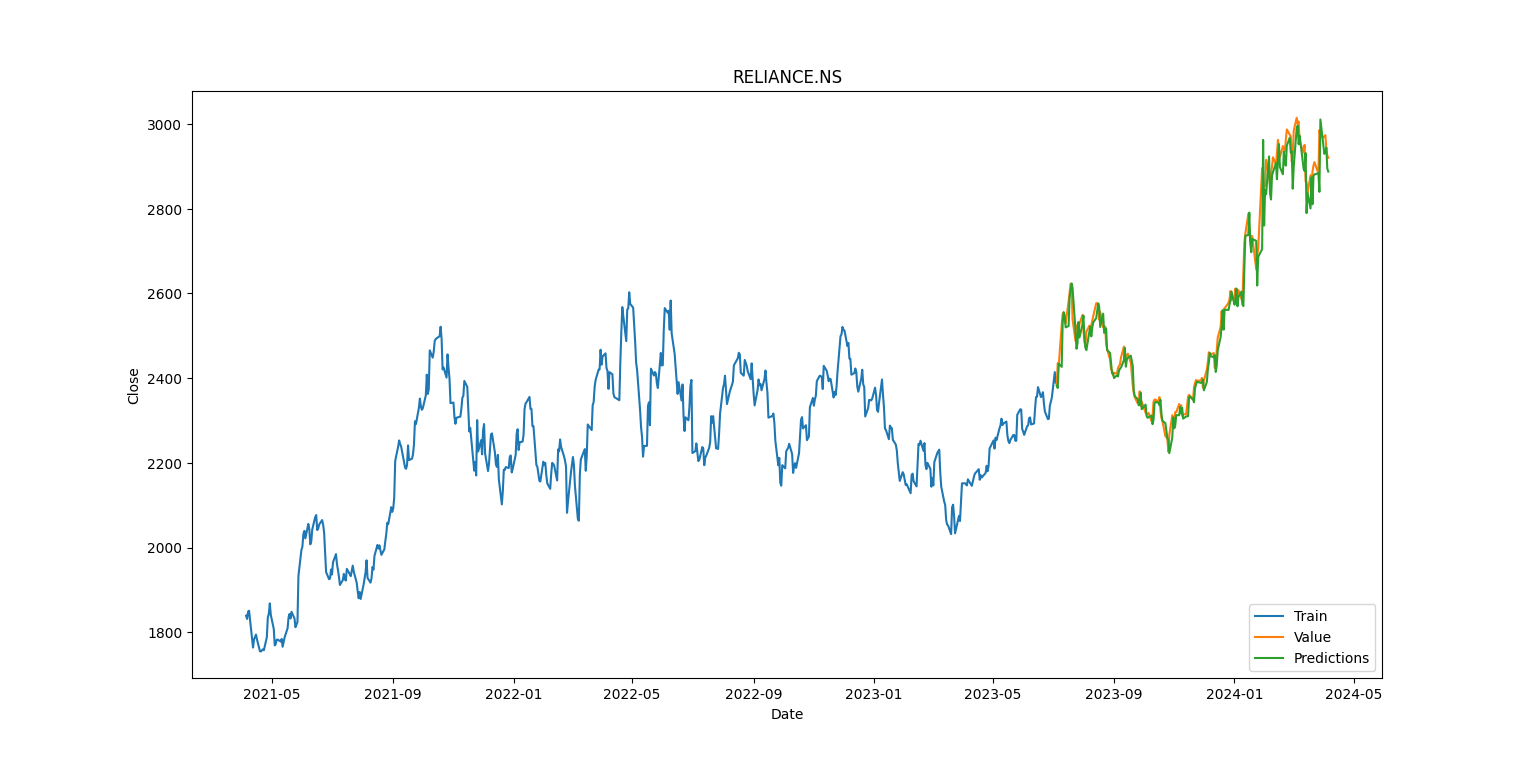

Recreate this plot in Python.
import numpy as np
import pandas as pd
import matplotlib.pyplot as plt
import seaborn as sns
import yfinance as yf
from datetime import datetime
import math
from keras.layers import Dense, LSTM
from keras.models import Sequential
from sklearn.preprocessing import MinMaxScaler
import plotly.express as px
import plotly.graph_objs as go
import plotly.io as pio
import requests
from bs4 import BeautifulSoup
from textblob import TextBlob
import warnings
warnings.filterwarnings('ignore')

name = "RELIANCE.NS"
stock=yf.download(name,period="3y",actions=True)

sns.lineplot(data=stock,x="Date",y="Close")

data=stock.filter(['Close'])
dataset=data.values
training_data_len=math.ceil(len(dataset)*0.75)

scaler=MinMaxScaler(feature_range=(0,1))
scaled_data=scaler.fit_transform(dataset)

train_data=scaled_data[0:training_data_len,:]
x_train=[]
y_train=[]
for i in range(60,len(train_data)):
    x_train.append(train_data[i-60:i,0])
    y_train.append(train_data[i,0])

x_train,y_train=np.array(x_train),np.array(y_train)
x_train=np.reshape(x_train,(x_train.shape[0],x_train.shape[1],1))

model=Sequential()
model.add(LSTM(50,return_sequences=True, input_shape= (x_train.shape[1],1)))
model.add(LSTM(50,return_sequences=False))
model.add(Dense(25))
model.add(Dense(1))

model.compile(optimizer='adam',loss='mean_squared_error')

model.fit(x_train,y_train,epochs=8,batch_size=1)

test_data=scaled_data[training_data_len-60:,:]
x_test=[]
y_test=dataset[training_data_len:,:]
for i in range(60,len(test_data)):
    x_test.append(test_data[i-60:i,0])

x_test=np.array(x_test)
x_test=np.reshape(x_test,(x_test.shape[0],x_test.shape[1],1))

predictions=model.predict(x_test)
predictions=scaler.inverse_transform(predictions)

rmse= np.sqrt(((predictions - y_test) ** 2).mean())
print(rmse)

closes=[]
closes.extend(data['Close'])
average_close = sum(closes) / len(closes)
#print(average_close)
average_deviation=rmse/average_close*100
print(average_deviation)

train = data.iloc[:training_data_len]
valid = data.iloc[training_data_len:]
valid['Predictions'] = predictions

plt.figure(figsize=(16,8))
plt.title(name)
plt.xlabel('Date')
plt.ylabel('Close')
plt.plot(train['Close'])
plt.plot(valid[['Close','Predictions']])
plt.legend(['Train','Value','Predictions'], loc='lower right')
plt.show()

trace_train = go.Scatter(x=train.index, y=train['Close'], mode='lines', name='Train')
trace_valid = go.Scatter(x=valid.index, y=valid['Close'], mode='lines', name='Value')
trace_predictions = go.Scatter(x=valid.index, y=valid['Predictions'], mode='lines', name='Predictions')

# Define layout
layout = go.Layout(title='Model', xaxis=dict(title='Date'), yaxis=dict(title='Close'), legend=dict(x=0, y=1))

# Create figure
fig = go.Figure(data=[trace_train, trace_valid, trace_predictions], layout=layout)
pio.show(fig)
